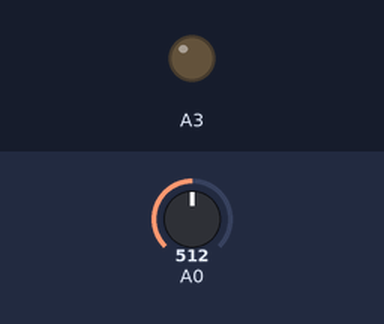
Recording of a sketch running on a simulated Arduino Uno, built with avr-gcc and run on an emulated ATmega328P. Shown: output pins drawn as LEDs (lit = HIGH). The inputs (shaded band) are chosen by the test bench; at power-on: A0 = 512. What the sketch prints to the serial monitor is not drawn.

Above: at 1.2 s.
1.3 s: A0 set to 520
At 2.2 s:
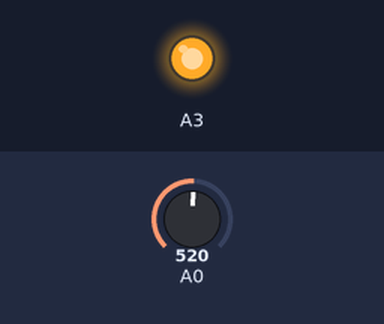
2.8 s: A0 set to 511
At 3.4 s:
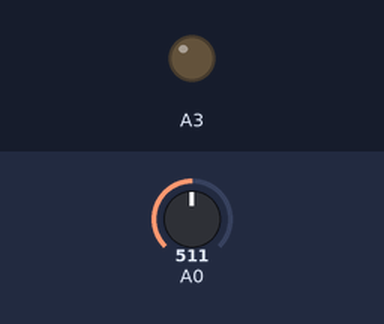
4.3 s: A0 set to 716
At 5.6 s:
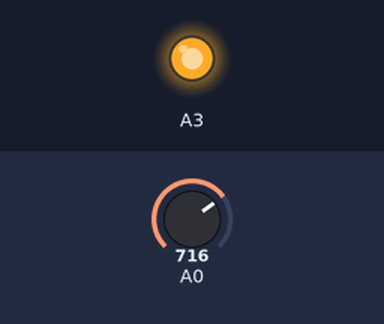
Timing chart, 0 to 7.3 s (numbered marks = the images above; inputs shaded):
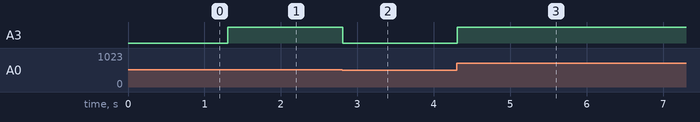

The sketch:

Assignment_1_a_.ino
```cpp
void setup() {
  // put your setup code here, to run once:
  pinMode(A0,INPUT);
  pinMode(A3,OUTPUT);
  Serial.begin(9600);

}

void loop() {
  // put your main code here, to run repeatedly:
  int c= analogRead(A0);
  //Serial.print(c);
  Serial.print("\n");
  int k= map(c,0,1023,0,255);
  Serial.print(k);
  analogWrite(A3,k);

}
```

Measured:
- the behaviour switches between 513 and 514 on A0 (found by bisection; images 0 and 1)
- after the input at 1.3 s, A3: LOW → HIGH at once
- after the input at 2.8 s, A3: HIGH → LOW at once
- after the input at 4.3 s, A3: LOW → HIGH at once
